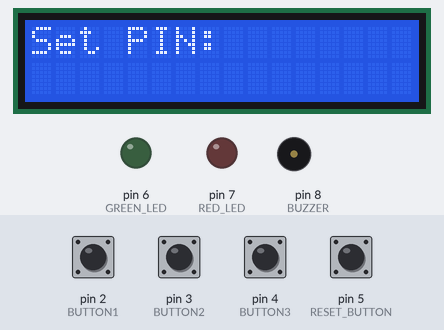
The sketch below on a simulated Arduino Uno, built with avr-gcc and run on an emulated ATmega328P. On the bench: 16×2 character LCD, output pins drawn as LEDs (lit = HIGH), buzzer (waves = sounding, pin HIGH). Inputs (shaded band) come from the test bench; at power-on: pin 2 (BUTTON1), pin 3 (BUTTON2), pin 4 (BUTTON3), pin 5 (RESET_BUTTON) HIGH. What the sketch prints to the serial monitor is not drawn.

Above: at 4.3 s.
4.4 s: pin 5 (RESET_BUTTON) pulled LOW for 0.15 s
At 4.9 s:
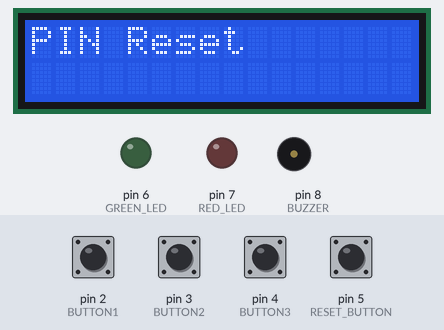
7.5 s: pin 2 (BUTTON1) pulled LOW for 0.15 s
At 8.2 s:
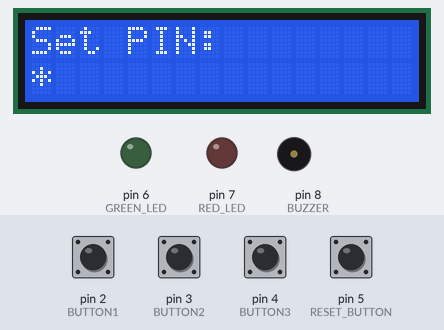
9.1 s: pin 3 (BUTTON2) pulled LOW for 0.15 s
At 9.4 s:
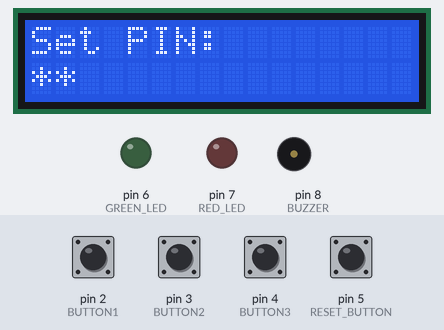
10.7 s: pin 4 (BUTTON3) pulled LOW for 0.15 s
At 11.7 s:
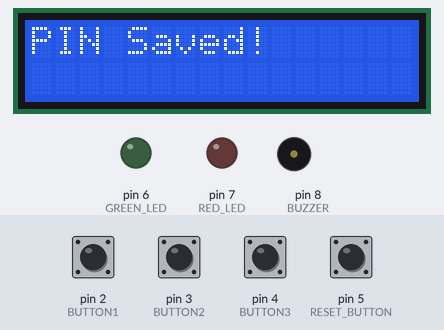
13.8 s: pin 3 (BUTTON2) pulled LOW for 1 s
At 14.1 s:
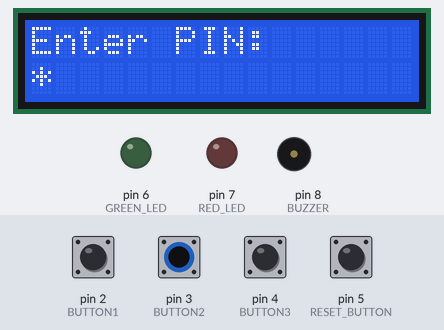
16.3 s: pin 2 (BUTTON1) pulled LOW for 1 s
At 17.2 s:
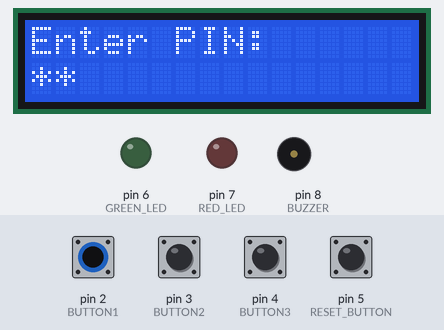
Timing chart, 0 to 19.3 s (numbered marks = the images above; inputs shaded):
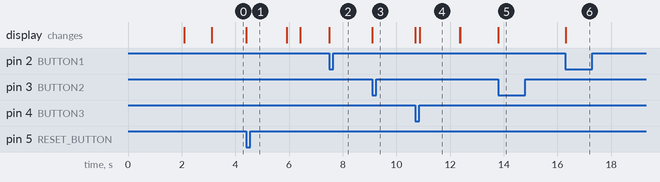

Measured:
- after the input at 4.4 s, the display: changes at once (image 1)
- after the input at 7.5 s, the display: changes at once (image 2)
- after the input at 9.1 s, the display: changes at once (image 3)
- after the input at 10.7 s, the display: first changes at once (image 4 shows a later state)
- after the input at 13.8 s, the display: changes at once (image 5)
- after the input at 16.3 s, the display: changes at once (image 6)
- what the display in image 4 shows lasts 1.5 s, from 10.9 s to 12.4 s

The sketch:

security_pin_lock.ino
```cpp
#include <Wire.h>
#include <LiquidCrystal_I2C.h>

#define BUTTON1 2
#define BUTTON2 3
#define BUTTON3 4
#define RESET_BUTTON 5
#define GREEN_LED 6
#define RED_LED 7
#define BUZZER 8

// Try 0x3F if 0x27 doesn't work
LiquidCrystal_I2C lcd(0x27, 16, 2);

int setPin[3];
int enteredPin[3];
int pinIndex = 0;
bool pinSet = false;
bool displayUpdated = false;

void setup() {
  Serial.begin(9600); // For debugging

  // Initialize LCD
  lcd.init();
  lcd.backlight();
  lcd.clear();

  // Test display
  lcd.setCursor(0, 0);
  lcd.print("LCD Test");
  lcd.setCursor(0, 1);
  lcd.print("Working!");
  delay(2000);

  pinMode(BUTTON1, INPUT_PULLUP);
  pinMode(BUTTON2, INPUT_PULLUP);
  pinMode(BUTTON3, INPUT_PULLUP);
  pinMode(RESET_BUTTON, INPUT_PULLUP);
  pinMode(GREEN_LED, OUTPUT);
  pinMode(RED_LED, OUTPUT);
  pinMode(BUZZER, OUTPUT);

  lcd.clear();
  lcd.setCursor(0, 0);
  lcd.print("System Ready");
  Serial.println("System Ready");
  delay(1000);
  lcd.clear();
}

void loop() {
  // Check reset button
  if (digitalRead(RESET_BUTTON) == LOW) {
    resetPin();
    delay(500);
    return;
  }

  if (!pinSet) {
    // Display "Set PIN:" only once
    if (!displayUpdated) {
      lcd.clear();
      lcd.setCursor(0, 0);
      lcd.print("Set PIN:");
      displayUpdated = true;
      Serial.println("Waiting for PIN setup...");
    }

    getInput(setPin);

    if (pinIndex >= 3) {
      pinSet = true;
      pinIndex = 0;
      displayUpdated = false;
      lcd.clear();
      lcd.print("PIN Saved!");
      Serial.println("PIN Saved!");
      delay(1500);
      lcd.clear();
    }
  } else {
    // Display "Enter PIN:" only once
    if (!displayUpdated) {
      lcd.clear();
      lcd.setCursor(0, 0);
      lcd.print("Enter PIN:");
      displayUpdated = true;
      Serial.println("Waiting for PIN entry...");
    }

    getInput(enteredPin);

    if (pinIndex >= 3) {
      checkPin();
      pinIndex = 0;
      displayUpdated = false;
    }
  }
}

void getInput(int arr[]) {
  static unsigned long lastButtonPress = 0;
  unsigned long currentTime = millis();

  // Debounce delay
  if (currentTime - lastButtonPress < 200) {
    return;
  }

  if (digitalRead(BUTTON1) == LOW) {
    arr[pinIndex] = 1;
    lcd.setCursor(pinIndex, 1);
    lcd.print("*");
    pinIndex++;
    lastButtonPress = currentTime;
    Serial.print("Button 1 pressed, index: ");
    Serial.println(pinIndex);

    // Wait for button release
    while (digitalRead(BUTTON1) == LOW) {
      delay(10);
    }
  }

  else if (digitalRead(BUTTON2) == LOW) {
    arr[pinIndex] = 2;
    lcd.setCursor(pinIndex, 1);
    lcd.print("*");
    pinIndex++;
    lastButtonPress = currentTime;
    Serial.print("Button 2 pressed, index: ");
    Serial.println(pinIndex);

    // Wait for button release
    while (digitalRead(BUTTON2) == LOW) {
      delay(10);
    }
  }

  else if (digitalRead(BUTTON3) == LOW) {
    arr[pinIndex] = 3;
    lcd.setCursor(pinIndex, 1);
    lcd.print("*");
    pinIndex++;
    lastButtonPress = currentTime;
    Serial.print("Button 3 pressed, index: ");
    Serial.println(pinIndex);

    // Wait for button release
    while (digitalRead(BUTTON3) == LOW) {
      delay(10);
    }
  }
}

void checkPin() {
  lcd.clear();
  bool correct = true;

  for (int i = 0; i < 3; i++) {
    if (setPin[i] != enteredPin[i]) {
      correct = false;
      break;
    }
  }

  if (correct) {
    lcd.print("PIN CORRECT!");
    digitalWrite(GREEN_LED, HIGH);
    Serial.println("PIN CORRECT!");
    delay(2000);
    digitalWrite(GREEN_LED, LOW);
  } else {
    lcd.print("INCORRECT PIN");
    digitalWrite(RED_LED, HIGH);
    digitalWrite(BUZZER, HIGH);
    Serial.println("INCORRECT PIN");
    delay(2000);
    digitalWrite(RED_LED, LOW);
    digitalWrite(BUZZER, LOW);
  }

  lcd.clear();

  // Clear entered PIN array
  for (int i = 0; i < 3; i++) {
    enteredPin[i] = 0;
  }
}

void resetPin() {
  pinSet = false;
  pinIndex = 0;
  displayUpdated = false;
  lcd.clear();
  lcd.print("PIN Reset");
  Serial.println("PIN Reset");

  // Clear both arrays
  for (int i = 0; i < 3; i++) {
    setPin[i] = 0;
    enteredPin[i] = 0;
  }

  delay(1500);
  lcd.clear();
}
```
